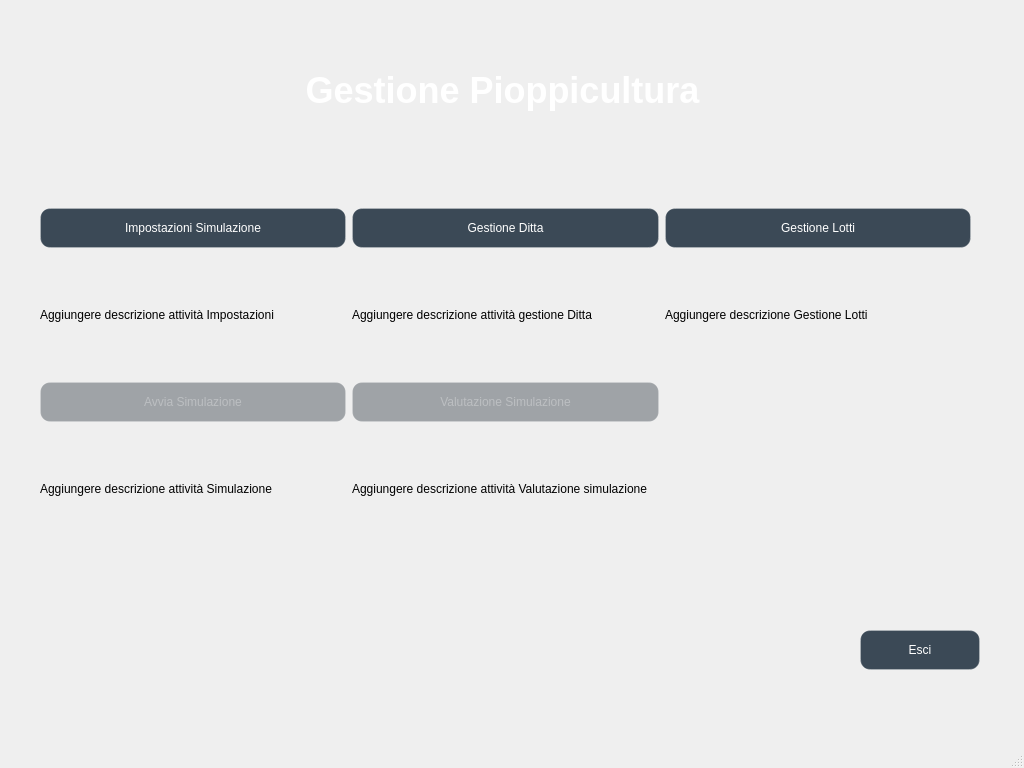
<?xml version="1.0" encoding="UTF-8"?>
<ui version="4.0">
 <class>MainWindow</class>
 <widget class="QMainWindow" name="MainWindow">
  <property name="geometry">
   <rect>
    <x>0</x>
    <y>0</y>
    <width>1024</width>
    <height>768</height>
   </rect>
  </property>
  <property name="minimumSize">
   <size>
    <width>1024</width>
    <height>768</height>
   </size>
  </property>
  <property name="windowTitle">
   <string>MainWindow</string>
  </property>
  <property name="styleSheet">
   <string notr="true"/>
  </property>
  <widget class="QWidget" name="centralwidget">
   <property name="minimumSize">
    <size>
     <width>1000</width>
     <height>700</height>
    </size>
   </property>
   <property name="styleSheet">
    <string notr="true">#centralwidget {
    border-image: url(:/sfondo_main.jpg) 0 0 0 0 stretch stretch;
}

/* Stile elegante per tutti i pulsanti dell'interfaccia */
QPushButton {
background-color: rgba(26, 42, 58, 0.85); /* Blu scuro semi-trasparente */
    color: white;                             /* Testo bianco */
    border: 1px solid rgba(255, 255, 255, 0.2);
    border-radius: 10px;
    padding: 12px;
    text-align: center;
}

/* Effetto quando si passa sopra con il mouse (Hover) */
QPushButton:hover {
    background-color: qlineargradient(
        x1: 0, y1: 0, 
        x2: 0, y2: 1,
        stop: 0 rgba(215, 235, 255, 0.9),  /* Azzurro chiarissimo e cristallino in alto */
        stop: 1 rgba(175, 210, 245, 0.9)   /* Azzurro pastello leggermente più profondo in basso */
    );
    border: 1px solid #0078d4;               /* Bordino azzurro istituzionale che definisce i contorni */
    color: #1a2a3a;
}

/* Effetto quando il pulsante viene cliccato */
QPushButton:pressed {
    background-color: rgba(230, 230, 230, 0.9);
}

/* Stile specifico per il tasto Esci */
QPushButton#btn_esci, QPushButton[text=&quot;Esci&quot;] {
    background-color: rgba(217, 83, 79, 0.85);
    color: white;
    border: 1px solid rgba(217, 83, 79, 0.5);
}

QPushButton#btn_esci:hover, QPushButton[text=&quot;Esci&quot;]:hover {
    background-color: rgba(217, 83, 79, 1.0);
}

QLabel#label_titolo {
    font-family: &quot;Georgia&quot;, &quot;Times New Roman&quot;, serif; /* Un font elegante con le grazie come nella bozza */
    background: transparent;
    padding: 10px;
}

/* --- STATO DISABILITATO PER TUTTI I PULSANTI --- */
QPushButton:disabled {
    background-color: rgba(40, 50, 60, 0.4);   /* Grigio-blu molto scuro e quasi trasparente */
    color: rgba(255, 255, 255, 0.3);          /* Testo bianco fortemente opacizzato (spento) */
    border: 1px solid rgba(255, 255, 255, 0.1);/* Bordino quasi invisibile */
}

/* IMPORTANTE: Disattiviamo l'effetto hover quando il tasto è bloccato */
QPushButton:disabled:hover {
    background-color: rgba(40, 50, 60, 0.4);   /* Resta identico allo stato disabled */
    border: 1px solid rgba(255, 255, 255, 0.1);/* Nessun cambio di bordo */
    color: rgba(255, 255, 255, 0.3);          /* Il testo non si illumina */
}</string>
   </property>
   <widget class="QPushButton" name="btn_esci">
    <property name="geometry">
     <rect>
      <x>860</x>
      <y>630</y>
      <width>120</width>
      <height>40</height>
     </rect>
    </property>
    <property name="minimumSize">
     <size>
      <width>120</width>
      <height>40</height>
     </size>
    </property>
    <property name="maximumSize">
     <size>
      <width>120</width>
      <height>40</height>
     </size>
    </property>
    <property name="text">
     <string>Esci</string>
    </property>
   </widget>
   <widget class="QWidget" name="gridLayoutWidget">
    <property name="geometry">
     <rect>
      <x>20</x>
      <y>188</y>
      <width>971</width>
      <height>381</height>
     </rect>
    </property>
    <layout class="QGridLayout" name="gridLayout">
     <property name="leftMargin">
      <number>20</number>
     </property>
     <property name="topMargin">
      <number>20</number>
     </property>
     <property name="rightMargin">
      <number>20</number>
     </property>
     <property name="bottomMargin">
      <number>20</number>
     </property>
     <item row="0" column="1">
      <widget class="QPushButton" name="btn_gestione_ditta">
       <property name="sizePolicy">
        <sizepolicy hsizetype="Expanding" vsizetype="Fixed">
         <horstretch>0</horstretch>
         <verstretch>0</verstretch>
        </sizepolicy>
       </property>
       <property name="text">
        <string>Gestione Ditta</string>
       </property>
       <property name="icon">
        <iconset theme="contact-new"/>
       </property>
       <property name="iconSize">
        <size>
         <width>32</width>
         <height>32</height>
        </size>
       </property>
      </widget>
     </item>
     <item row="2" column="0">
      <widget class="QPushButton" name="btn_simulazione">
       <property name="enabled">
        <bool>false</bool>
       </property>
       <property name="text">
        <string>Avvia Simulazione</string>
       </property>
       <property name="icon">
        <iconset theme="media-playback-start"/>
       </property>
       <property name="iconSize">
        <size>
         <width>32</width>
         <height>32</height>
        </size>
       </property>
      </widget>
     </item>
     <item row="0" column="2">
      <widget class="QPushButton" name="btn_gestione_lotti">
       <property name="sizePolicy">
        <sizepolicy hsizetype="Expanding" vsizetype="Fixed">
         <horstretch>0</horstretch>
         <verstretch>0</verstretch>
        </sizepolicy>
       </property>
       <property name="text">
        <string>Gestione Lotti</string>
       </property>
       <property name="icon">
        <iconset theme="preferences-desktop-locale"/>
       </property>
       <property name="iconSize">
        <size>
         <width>32</width>
         <height>32</height>
        </size>
       </property>
      </widget>
     </item>
     <item row="2" column="1">
      <widget class="QPushButton" name="btn_valutazioni">
       <property name="enabled">
        <bool>false</bool>
       </property>
       <property name="text">
        <string>Valutazione Simulazione</string>
       </property>
       <property name="icon">
        <iconset theme="document-print"/>
       </property>
       <property name="iconSize">
        <size>
         <width>32</width>
         <height>32</height>
        </size>
       </property>
      </widget>
     </item>
     <item row="1" column="2">
      <widget class="QLabel" name="label_3">
       <property name="text">
        <string>Aggiungere descrizione Gestione Lotti</string>
       </property>
       <property name="alignment">
        <set>Qt::AlignmentFlag::AlignJustify|Qt::AlignmentFlag::AlignVCenter</set>
       </property>
       <property name="wordWrap">
        <bool>true</bool>
       </property>
      </widget>
     </item>
     <item row="0" column="0">
      <widget class="QPushButton" name="btn_impostazioni">
       <property name="sizePolicy">
        <sizepolicy hsizetype="Expanding" vsizetype="Fixed">
         <horstretch>0</horstretch>
         <verstretch>0</verstretch>
        </sizepolicy>
       </property>
       <property name="text">
        <string>Impostazioni Simulazione</string>
       </property>
       <property name="icon">
        <iconset theme="applications-utilities"/>
       </property>
       <property name="iconSize">
        <size>
         <width>32</width>
         <height>32</height>
        </size>
       </property>
      </widget>
     </item>
     <item row="1" column="0">
      <widget class="QLabel" name="label">
       <property name="text">
        <string>Aggiungere descrizione attività Impostazioni</string>
       </property>
       <property name="alignment">
        <set>Qt::AlignmentFlag::AlignJustify|Qt::AlignmentFlag::AlignVCenter</set>
       </property>
       <property name="wordWrap">
        <bool>true</bool>
       </property>
      </widget>
     </item>
     <item row="1" column="1">
      <widget class="QLabel" name="label_2">
       <property name="text">
        <string>Aggiungere descrizione attività gestione Ditta</string>
       </property>
       <property name="alignment">
        <set>Qt::AlignmentFlag::AlignJustify|Qt::AlignmentFlag::AlignVCenter</set>
       </property>
       <property name="wordWrap">
        <bool>true</bool>
       </property>
      </widget>
     </item>
     <item row="3" column="0">
      <widget class="QLabel" name="label_4">
       <property name="text">
        <string>Aggiungere descrizione attività Simulazione</string>
       </property>
       <property name="alignment">
        <set>Qt::AlignmentFlag::AlignJustify|Qt::AlignmentFlag::AlignVCenter</set>
       </property>
       <property name="wordWrap">
        <bool>true</bool>
       </property>
      </widget>
     </item>
     <item row="3" column="1">
      <widget class="QLabel" name="label_5">
       <property name="text">
        <string>Aggiungere descrizione attività Valutazione simulazione</string>
       </property>
       <property name="alignment">
        <set>Qt::AlignmentFlag::AlignJustify|Qt::AlignmentFlag::AlignVCenter</set>
       </property>
       <property name="wordWrap">
        <bool>true</bool>
       </property>
      </widget>
     </item>
    </layout>
   </widget>
   <widget class="QLabel" name="label_titolo">
    <property name="geometry">
     <rect>
      <x>37</x>
      <y>45</y>
      <width>931</width>
      <height>91</height>
     </rect>
    </property>
    <property name="text">
     <string>&lt;html&gt;&lt;head/&gt;&lt;body&gt;&lt;p&gt;&lt;span style=&quot; font-size:36px; font-weight:700; color:#ffffff;&quot;&gt;Gestione Pioppicultura&lt;/span&gt;&lt;/p&gt;&lt;/body&gt;&lt;/html&gt;</string>
    </property>
    <property name="alignment">
     <set>Qt::AlignmentFlag::AlignCenter</set>
    </property>
   </widget>
  </widget>
  <widget class="QMenuBar" name="menubar">
   <property name="geometry">
    <rect>
     <x>0</x>
     <y>0</y>
     <width>1024</width>
     <height>24</height>
    </rect>
   </property>
  </widget>
  <widget class="QStatusBar" name="statusbar"/>
 </widget>
 <resources/>
 <connections/>
</ui>
